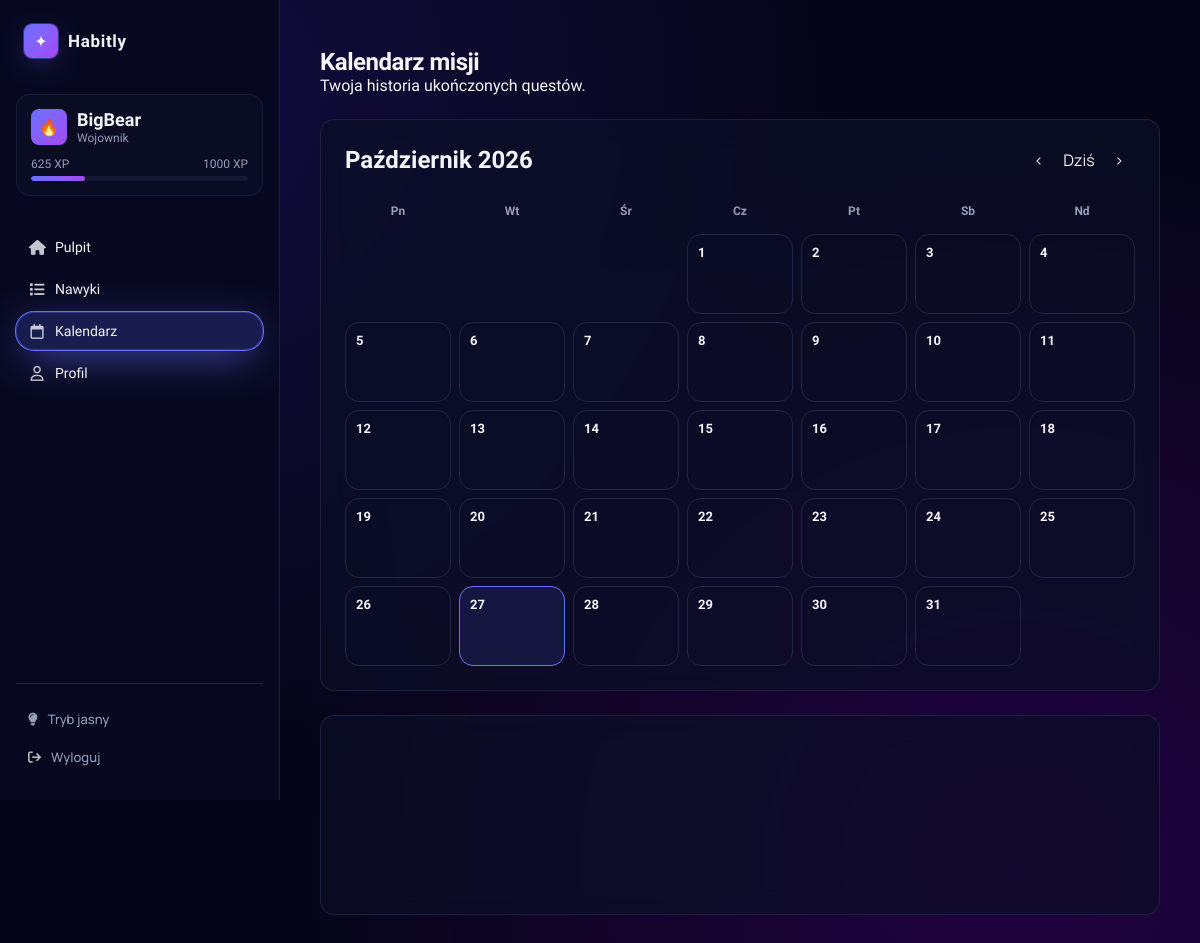
The app's page /calendar/ (signed in), older data.
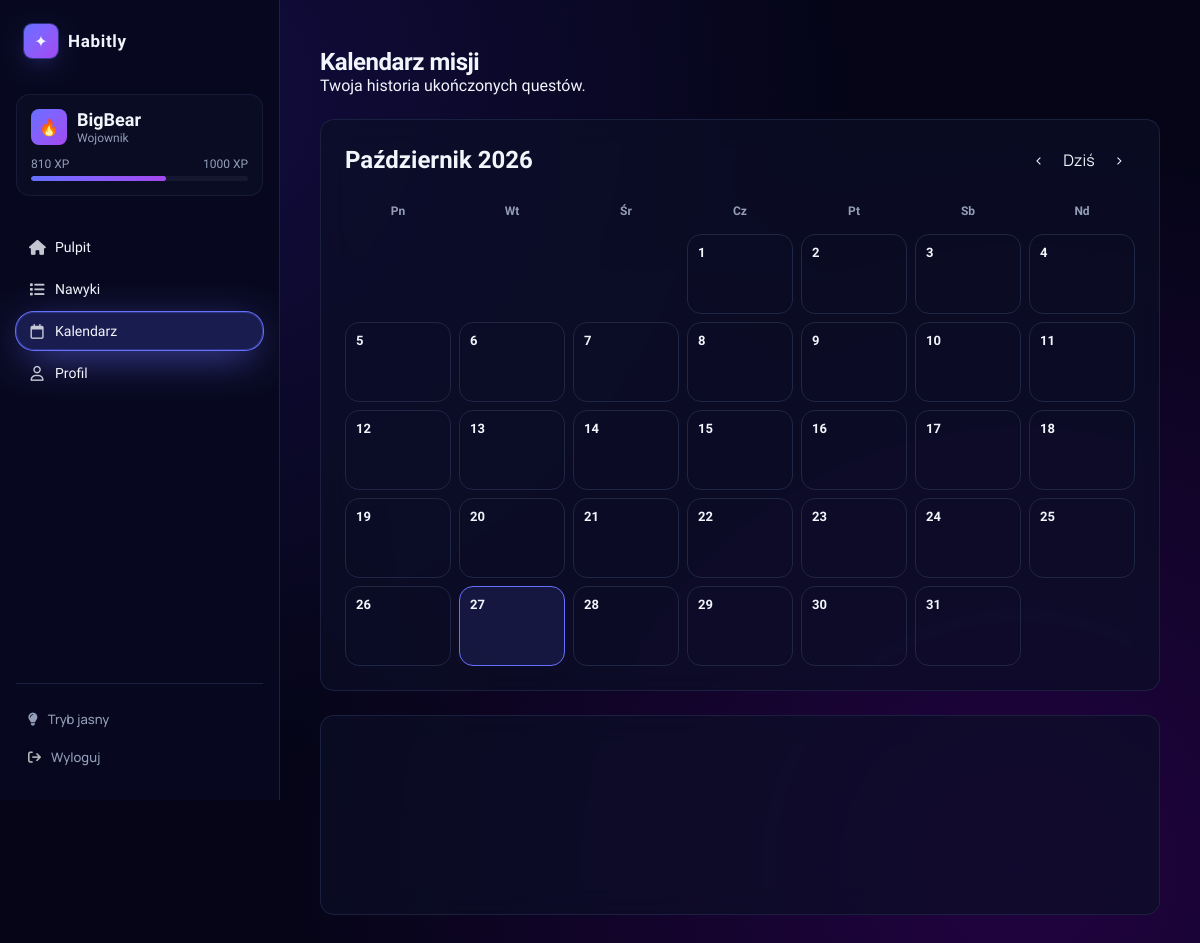
The same page, newer data.
### ToDo/models.py (models this page shows, shortened)
class UserProfile(models.Model):
    user = models.OneToOneField(User, on_delete=models.CASCADE, related_name='profile')
    xp = models.IntegerField(default=0)
    def rank(self):
        if self.xp >= 2000:
            return ('👑', 'Legenda')
        elif self.xp >= 1000:
            return ('💎', 'Mistrz')
        elif self.xp >= 500:
            return ('🔥', 'Wojownik')
        elif self.xp >= 200:
            return ('⚡', 'Adept')
        else:
            return ('🌱', 'Nowicjusz')
    def xp_to_next_rank(self):
        thresholds = [200, 500, 1000, 2000]
        for t in thresholds:
            if self.xp < t:
                return t - self.xp
        return 0
    def rank_progress_percent(self):
        levels = [0, 200, 500, 1000, 2000]
        for i in range(len(levels) - 1):
            if self.xp < levels[i + 1]:
                current = self.xp - levels[i]
                total = levels[i + 1] - levels[i]
                return int((current / total) * 100)
        return 100

### ToDo/views.py (the view)
# urls.py: path("calendar/", views.calendar_view, name="calendar"),
@login_required(login_url='auth')
def calendar_view(request):
    profile, _ = UserProfile.objects.get_or_create(user=request.user)
    context = {
        'profile': profile,
        'rank_icon': profile.rank()[0],
        'rank_name': profile.rank()[1],
        'progress': profile.rank_progress_percent(),
        'xp_to_next': profile.xp_to_next_rank(),
    }
    return render(request, "ToDo/calendar.html", context)

### ToDo/templates/ToDo/calendar.html (shortened to what this page needs)
{% extends 'ToDo/base.html' %}
{% load static %}
{% block extra_css %}
<link rel="stylesheet" href="{% static 'css/calendar.css' %}">
{% endblock %}
{% block content %}
    <main class="main">
        <section class="header">
            <h1>Kalendarz misji</h1>
            <p>Twoja historia ukończonych questów.</p>
        </section>
        <section class="calendar glass">
        </section>
        <section class="task-list glass">
        </section>
    </main>
{% endblock %}

### ToDo/templates/ToDo/base.html (shortened to what this page needs)
<!DOCTYPE html>
<html lang="pl">
{% load static %}
<head>
    <link rel="stylesheet" href="{% static 'css/main.css' %}">
    {% block extra_css %}{% endblock %}
</head>
<body>
<div class="app">
    <aside class="sidebar">
        <div class="sidebar__logo">
            <div class="sidebar__logo-icon">✦</div>
            <span class="sidebar__logo-name">Habitly</span>
        </div>
        <div class="user-card">
          <div class="user-card__top">
            <div class="user-card__avatar">{{ rank_icon }}</div>
            <div>
              <div class="user-card__name">{{ request.user.username }}</div>
              <div class="user-card__level">{{ rank_name }}</div>
            </div>
          </div>
          <div class="xp-bar-labels">
            <span>{{ profile.xp }} XP</span>
            <span>{{ profile.xp|add:xp_to_next }} XP</span>
          </div>
          <div class="xp-bar-track">
            <div class="xp-bar-fill" style="width: {{ progress }}%"></div>
          </div>
        </div>
        <nav class="sidebar-nav ">
            <a href="{% url 'home' %}"
               class="sidebar-link {% if request.resolver_match.url_name == 'home' %}active{% endif %}">
                <i class="fa-solid fa-house"></i>Pulpit
            </a>
            <a href="{% url 'habbits' %}"
               class="sidebar-link {% if request.resolver_match.url_name == 'habbits' %}active{% endif %}">
                <i class="fa-solid fa-list"></i>Nawyki
            </a>
            <a href="{% url 'calendar' %}"
               class="sidebar-link {% if request.resolver_match.url_name == 'calendar' %}active{% endif %}">
                <i class="fa-regular fa-calendar"></i>Kalendarz
            </a>
            <a href="{% url 'profile' %}"
               class="sidebar-link {% if request.resolver_match.url_name == 'profile' %}active{% endif %}">
                <i class="fa-regular fa-user"></i>Profil
            </a>
        </nav>
        <div class="sidebar-footer">
            <button id="theme-toggle" class="sidebar-logout" onclick="toggleTheme()">
                <i class="fa-solid fa-lightbulb"></i>Tryb jasny
            </button>
            <form method="POST" action="{% url 'logout' %}">
            <button type="submit" class="sidebar-logout">
                <i class="fa-solid fa-arrow-right-from-bracket" style="color: rgb(181, 181, 181);"></i>Wyloguj
            </button>
        </form>
        </div>
    </aside>
    {% block content %}
    {% endblock %}
</div>
</body>
</html>

Row changes from the older to the newer data that the page shows:
changed UserProfile: xp "625" → "810"
Text that changed along with them:
{{ progress }}: 25 → 62 (drawn)
